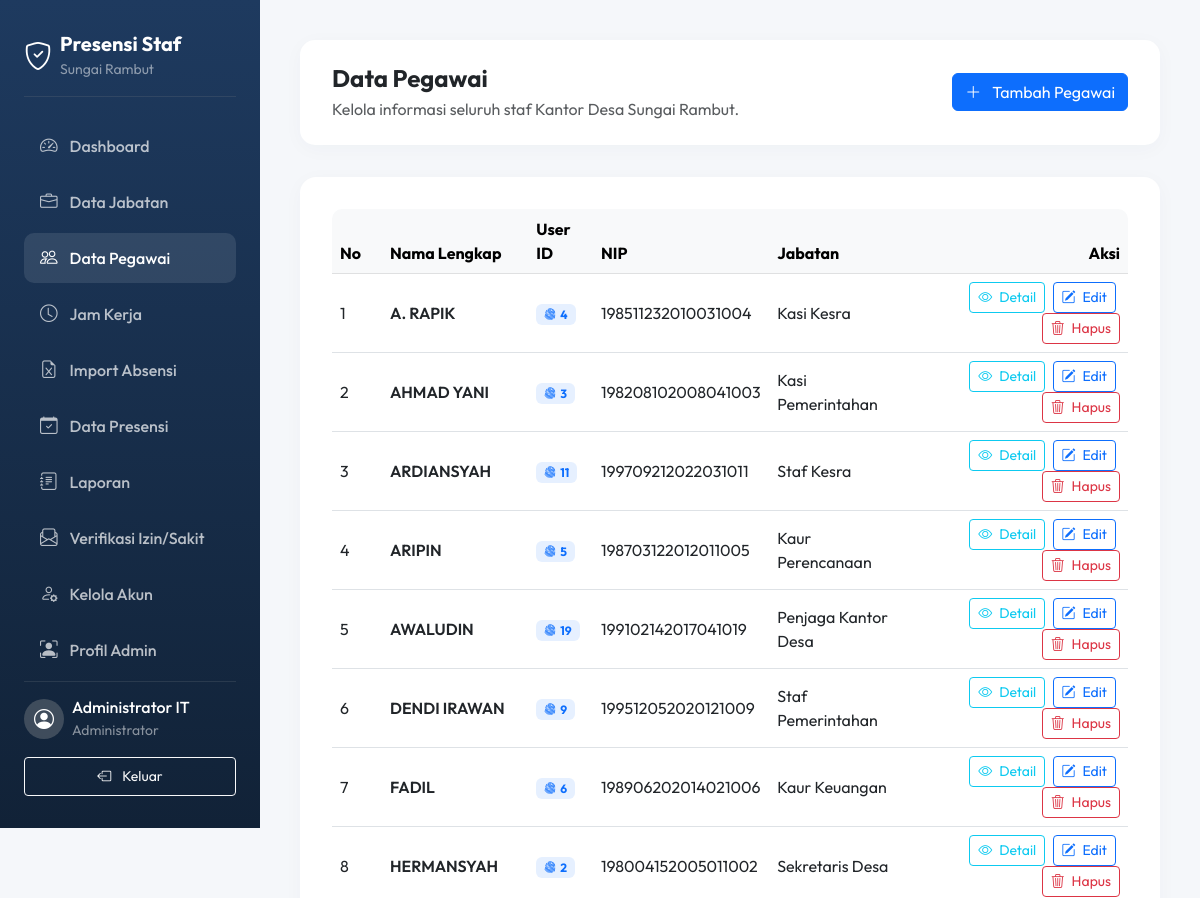
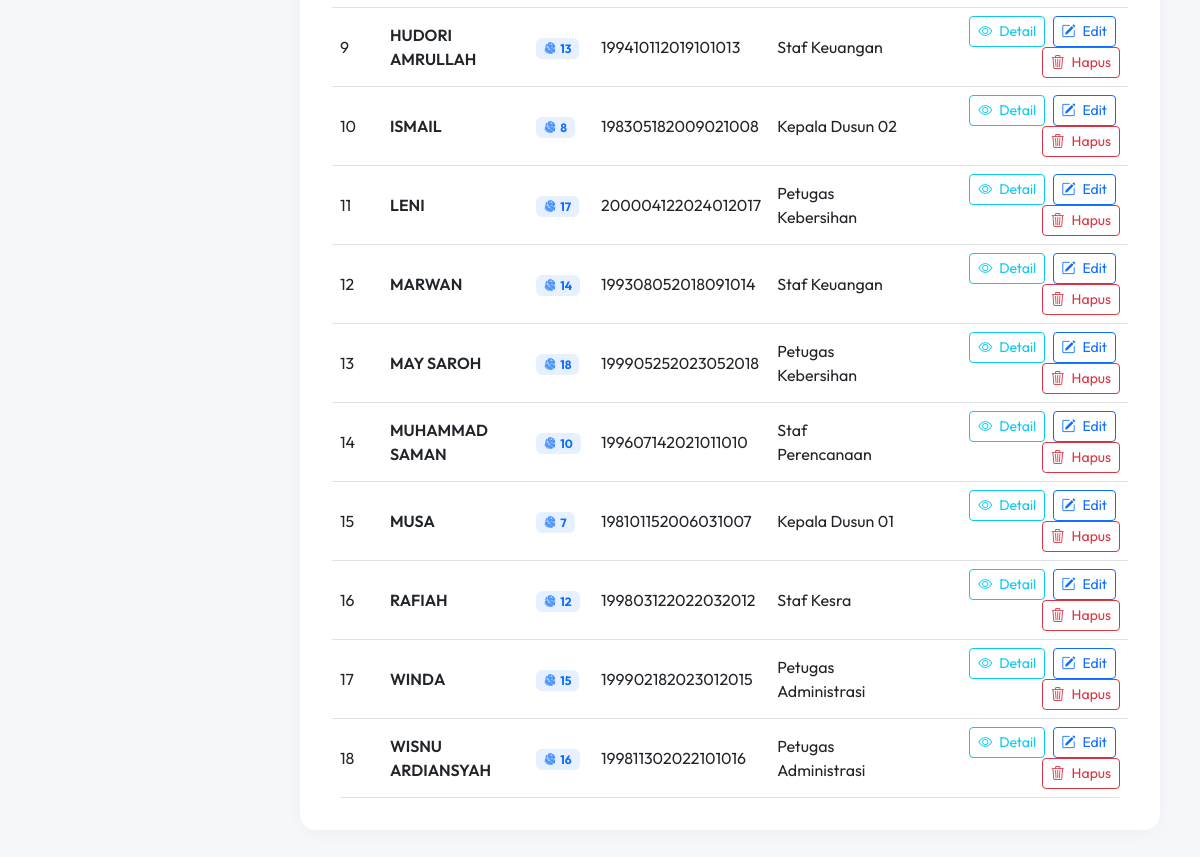
Page /admin/pegawai.php (signed in) on the committed database (2 pictures, top to bottom).
### tables this page shows
CREATE TABLE IF NOT EXISTS users (
    id INT AUTO_INCREMENT PRIMARY KEY,
    username VARCHAR(50) UNIQUE NOT NULL,
    password VARCHAR(255) NOT NULL,
    role ENUM('admin', 'staf', 'kepala_desa') NOT NULL,
    nama_lengkap VARCHAR(100) NOT NULL,
    nip VARCHAR(30) UNIQUE NULL,
    jabatan_id INT NULL,
    user_id VARCHAR(50) UNIQUE NULL COMMENT 'ID Pegawai / Barcode ID',
    created_at TIMESTAMP DEFAULT CURRENT_TIMESTAMP,
    FOREIGN KEY (jabatan_id) REFERENCES jabatan(id) ON DELETE SET NULL
);

CREATE TABLE IF NOT EXISTS jabatan (
    id INT AUTO_INCREMENT PRIMARY KEY,
    nama_jabatan VARCHAR(100) UNIQUE NOT NULL
);

### admin/pegawai.php (the view, shortened to what this page needs)
<?php
require_once 'header.php';
$pegawai_list = [];
try {
    $stmt = $pdo->query("SELECT u.*, j.nama_jabatan
                         FROM users u
                         LEFT JOIN jabatan j ON u.jabatan_id = j.id
                         WHERE u.role = 'staf'
                         ORDER BY u.nama_lengkap ASC");
    $pegawai_list = $stmt->fetchAll();
} catch (PDOException $e) {
    $error = "Gagal memuat data pegawai: " . $e->getMessage();
}
?>
<div class="page-header d-flex justify-content-between align-items-center">
    <div>
        <h4 class="fw-bold text-dark mb-1">Data Pegawai</h4>
        <p class="text-muted mb-0">Kelola informasi seluruh staf Kantor Desa Sungai Rambut.</p>
    </div>
    <button type="button" class="btn btn-primary" data-bs-toggle="modal" data-bs-target="#addPegawaiModal">
        <i class="bi bi-plus-lg me-2"></i> Tambah Pegawai
    </button>
</div>
<div class="card card-custom">
    <div class="table-responsive">
        <table class="table table-hover align-middle mb-0">
            <thead class="table-light">
                <tr>
                    <th style="width: 50px;">No</th>
                    <th>Nama Lengkap</th>
                    <th>User ID</th>
                    <th>NIP</th>
                    <th>Jabatan</th>
                    <th class="text-end" style="width: 220px;">Aksi</th>
                </tr>
            </thead>
            <tbody>
                <?php if (empty($pegawai_list)): ?>
                    <tr>
                        <td colspan="6" class="text-center text-muted py-4">Belum ada data pegawai.</td>
                    </tr>
                <?php else: $no = 1; foreach ($pegawai_list as $p): ?>
                    <tr>
                        <td><?= $no++ ?></td>
                        <td class="fw-semibold text-dark"><?= htmlspecialchars($p['nama_lengkap']) ?></td>
                        <td>
                            <?php if ($p['user_id']): ?>
                                <span class="badge bg-primary bg-opacity-10 text-primary px-2 py-1 rounded">
                                    <i class="bi bi-fingerprint me-1"></i><?= htmlspecialchars($p['user_id']) ?>
                                </span>
                            <?php else: ?>
                                <span class="text-muted small">-</span>
                            <?php endif; ?>
                        </td>
                        <td><?= $p['nip'] ? htmlspecialchars($p['nip']) : '-' ?></td>
                        <td><?= htmlspecialchars($p['nama_jabatan'] ?? 'Belum Ditentukan') ?></td>
                        <td class="text-end">
                            <button type="button" class="btn btn-sm btn-outline-info me-1"
                                    data-bs-toggle="modal"
                                    data-bs-target="#detailPegawaiModal"
                                    data-nama="<?= htmlspecialchars($p['nama_lengkap']) ?>"
                                    data-nip="<?= htmlspecialchars($p['nip'] ?? '-') ?>"
                                    data-fp="<?= htmlspecialchars($p['user_id'] ?? '-') ?>"
                                    data-jabatan="<?= htmlspecialchars($p['nama_jabatan'] ?? 'Belum Ditentukan') ?>"
                                    data-username="<?= htmlspecialchars($p['username']) ?>">
                                <i class="bi bi-eye me-1"></i> Detail
                            </button>
                            <button type="button" class="btn btn-sm btn-outline-primary me-1"
                                    data-bs-toggle="modal"
                                    data-bs-target="#editPegawaiModal"
                                    data-id="<?= $p['id'] ?>"
                                    data-nama="<?= htmlspecialchars($p['nama_lengkap']) ?>"
                                    data-nip="<?= htmlspecialchars($p['nip'] ?? '') ?>"
                                    data-fp="<?= htmlspecialchars($p['user_id'] ?? '') ?>"
                                    data-jabatan="<?= $p['jabatan_id'] ?>"
                                    data-username="<?= htmlspecialchars($p['username']) ?>">
                                <i class="bi bi-pencil-square me-1"></i> Edit
                            </button>
                            <button type="button" class="btn btn-sm btn-outline-danger"
                                    data-bs-toggle="modal"
                                    data-bs-target="#deletePegawaiModal"
                                    data-id="<?= $p['id'] ?>"
                                    data-nama="<?= htmlspecialchars($p['nama_lengkap']) ?>">
                                <i class="bi bi-trash3 me-1"></i> Hapus
                            </button>
                        </td>
                    </tr>
                <?php endforeach; endif; ?>
            </tbody>
        </table>
    </div>
</div>
<?php require_once 'footer.php'; ?>

### admin/header.php (style rules this page uses)
:root { --primary-color: #1E3A5F; --secondary-bg: #F5F7FA; --text-dark: #2A3B50; --color-hadir: #2ECC71; --color-terlambat: #E67E22; --color-alpha: #E74C3C; }
body { font-family: 'Outfit', sans-serif; background-color: var(--secondary-bg); color: var(--text-dark); margin: 0; }
.page-header { background-color: #FFFFFF; border-radius: 15px; padding: 1.5rem 2rem; box-shadow: 0 4px 20px rgba(30, 58, 95, 0.03); margin-bottom: 2rem; }
.card-custom { background-color: #FFFFFF; border-radius: 16px; padding: 2rem; box-shadow: 0 4px 20px rgba(30, 58, 95, 0.03); border: none; margin-bottom: 1.5rem; }
.table-responsive { border-radius: 10px; overflow: hidden; }

### rows in the picture
users: nama_lengkap "A. RAPIK", user "4", nip "198511232010031004", jabatan.nama_jabatan "Kasi Kesra"
users: nama_lengkap "AHMAD YANI", user "3", nip "198208102008041003", jabatan.nama_jabatan "Kasi Pemerintahan"
users: nama_lengkap "ARDIANSYAH", user "11", nip "199709212022031011", jabatan.nama_jabatan "Staf Kesra"
users: nama_lengkap "ARIPIN", user "5", nip "198703122012011005", jabatan.nama_jabatan "Kaur Perencanaan"
users: nama_lengkap "AWALUDIN", user "19", nip "199102142017041019", jabatan.nama_jabatan "Penjaga Kantor Desa"
users: nama_lengkap "DENDI IRAWAN", user "9", nip "199512052020121009", jabatan.nama_jabatan "Staf Pemerintahan"
users: nama_lengkap "FADIL", user "6", nip "198906202014021006", jabatan.nama_jabatan "Kaur Keuangan"
users: nama_lengkap "HERMANSYAH", user "2", nip "198004152005011002", jabatan.nama_jabatan "Sekretaris Desa"
users: nama_lengkap "HUDORI AMRULLAH", user "13", nip "199410112019101013", jabatan.nama_jabatan "Staf Keuangan"
users: nama_lengkap "ISMAIL", user "8", nip "198305182009021008", jabatan.nama_jabatan "Kepala Dusun 02"
users: nama_lengkap "LENI", user "17", nip "200004122024012017", jabatan.nama_jabatan "Petugas Kebersihan"
users: nama_lengkap "MARWAN", user "14", nip "199308052018091014", jabatan.nama_jabatan "Staf Keuangan"
users: nama_lengkap "MAY SAROH", user "18", nip "199905252023052018", jabatan.nama_jabatan "Petugas Kebersihan"
users: nama_lengkap "MUHAMMAD SAMAN", user "10", nip "199607142021011010", jabatan.nama_jabatan "Staf Perencanaan"
users: nama_lengkap "MUSA", user "7", nip "198101152006031007", jabatan.nama_jabatan "Kepala Dusun 01"
users: nama_lengkap "RAFIAH", user "12", nip "199803122022032012", jabatan.nama_jabatan "Staf Kesra"
users: nama_lengkap "WINDA", user "15", nip "199902182023012015", jabatan.nama_jabatan "Petugas Administrasi"
users: nama_lengkap "WISNU ARDIANSYAH", user "16", nip "199811302022101016", jabatan.nama_jabatan "Petugas Administrasi"

### other values in the picture
$_SESSION['nama_lengkap'] "Administrator IT"
